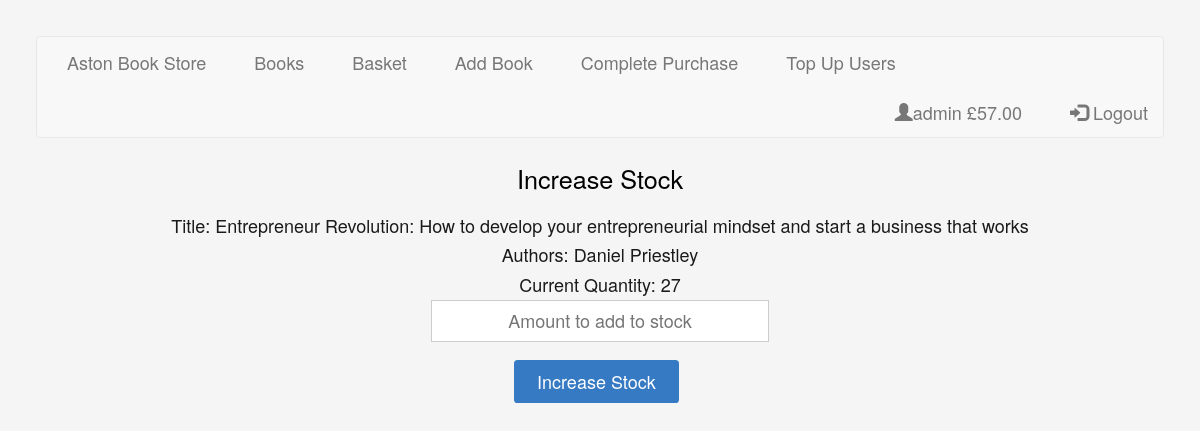
Page /addstock.php?isbn=9780857084163 (signed in) on the committed database.
### tables this page shows
CREATE TABLE IF NOT EXISTS `user` (
  `user_id` int(11) NOT NULL AUTO_INCREMENT,
  `username` varchar(20) NOT NULL,
  `password` varchar(255) NOT NULL,
  `type` enum('Student','Staff') NOT NULL DEFAULT 'Student',
  `balance` decimal(10,2) NOT NULL,
  `email` varchar(254) NOT NULL,
  `name` varchar(100) NOT NULL,
  PRIMARY KEY (`user_id`),
  UNIQUE KEY `username` (`username`)
);

CREATE TABLE IF NOT EXISTS `book` (
  `book_id` varchar(13) NOT NULL COMMENT 'ISBN',
  `title` varchar(254) NOT NULL,
  `authors` varchar(254) NOT NULL,
  `quantity` int(11) NOT NULL,
  `price` decimal(10,2) NOT NULL,
  `description` varchar(10000) NOT NULL,
  `image` longblob NOT NULL,
  `image_name` varchar(255) DEFAULT NULL,
  PRIMARY KEY (`book_id`)
);

### addstock.php (the view, shortened to what this page needs)
<?php
  require_once 'php/Header.php';
?>
<h2 class="center">Increase Stock</h2>
<div class="center">
  <div>
    <?php
      $errors = false;
      if(empty($_GET['isbn'])){
        echo "<div>ISBN can not be empty.</div>";
        echo '<div class="center"><button type="button" onclick=\'location.href="books.php"\' class="btn btn-primary">Return to Books</button></div>';
        $errors = true;
      } else {
        require_once 'php/InitDb.php';
        try{
          $isbn = $db->quote($_GET['isbn']);
          $rows = $db->query("SELECT book_id, title, authors, quantity FROM book
                              WHERE book_id = $isbn");
          if($rows->rowCount() == 0){
            echo "<div>ISBN not found.</div>";
            echo '<div class="center"><button type="button" onclick=\'location.href="books.php"\' class="btn btn-primary">Return to Books</button></div>';
            $errors = true;
          } else {
            $book = $rows->fetch();
            echo "<div class=\"center\">Title: {$book['title']}</div>";
            echo "<div class=\"center\">Authors: {$book['authors']}</div>";
            echo "<div class=\"center\">Current Quantity: {$book['quantity']}</div>";
          }
        } catch(PDOException $e){
          echo '<div class="center">Database error, please try again.</div>';
          error_log('Database Error: ' . $e);
          $errors = true;
        }
      }
      if(!$errors){
        ?>
        <form method="post" action="addstock.php?isbn=<?php echo $book['book_id']?>">
          <div class="center">
            <input type="text" name="quantity" placeholder="Amount to add to stock" autofocus class="center" size="30">
          </div>
          <div class="center">
            <input type="submit" value="Increase Stock" >
          </div>
        </form>
      <?php
      }
     ?>
  </div>
</div>

### php/ShowBalance.php (shortened to what this page needs)
<?php
  require_once 'InitDb.php';
  try{
    $rows = $db->query("SELECT balance FROM user WHERE user_id = {$_SESSION['id']}");
    $row = $rows->fetch();
    echo '£' . $row['balance'];
  } catch(PDOException $e){
    echo 'Error retrieving balance';
    error_log('Database Error: ' . $e);
  }
?>

### css/my.css (style rules this page uses)
.center { display:flex; justify-content:center; align-items:center; text-align: center; }

### rows in the picture
user: balance "57.00"
book: title "Entrepreneur Revolution: How to develop your entrepreneurial mindset and start a business that works", authors "Daniel Priestley", quantity "27"

### other values in the picture
$_SESSION['username'] "admin"
